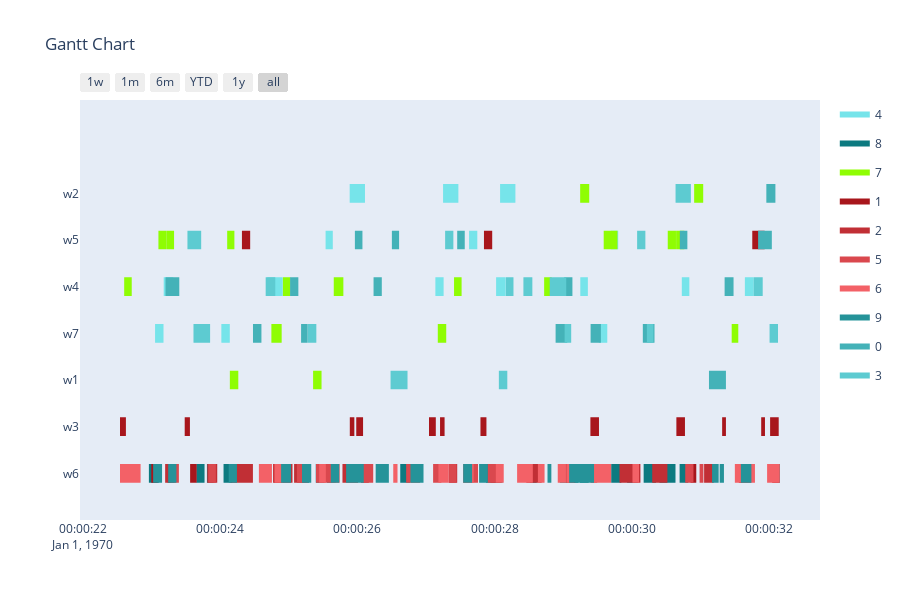

The cell this chart's notebook holds for it:
### Code cell
max_generations = 10000
population_size = 10
offspring_amount = 20
earliest_time_slot = 0
last_time_slot = 50000

optimizer = BaseGA(env)
optimizer.set_minimize()
optimizer.configure('makespan', 'twopointcrossover', 'roulettewheel', 'randomize')
# set all delivery dates to last time slot
for order in orders:
    order[1] = last_time_slot
result, best_fitness_history, average_fitness_history, best_generation_history, feasible_gen = optimizer.optimize(orders, max_generations, earliest_time_slot, last_time_slot, population_size, offspring_amount, verbose=True)
workstation_assignments = reformat_result(result, orders, env)
visualize(workstation_assignments, best_fitness_history, average_fitness_history, best_generation_history, feasible_gen)

### Figure 1 — Plotly figure (JSON) as saved in the notebook; plotly's stock layout.template omitted (floating-point values rounded to 4 significant figures; data arrays with more than 128 entries replaced by an {"elided": "..."} marker saying what was removed)
{"data": [{"fill": "toself", "fillcolor": "rgb(118, 228, 234)", "hoverinfo": "name", "legendgroup": "rgb(118, 228, 234)", "mode": "none", "name": "4", "type": "scatter", "x": [27248, 27471, 27471, 27248, 27248, 28079, 28302, 28302, 28079, 28079, 25887, 26110, 26110, 25887, 25887, 25536, 25641, 25641, 25536, 25536, 29695, 29800, 29800, 29695, 29695, 27627, 27747, 27747, 27627, 27627, 30727, 30837, 30837, 30727, 30727, 24781, 24911, 24911, 24781, 24781, 27136, 27256, 27256, 27136, 27136, 29248, 29358, 29358, 29248, 29248, 24685, 24795, 24795, 24685, 24685, 24698, 24828, 24828, 24698, 24698, 31646, 31776, 31776, 31646, 31646, 23177, 23317, 23317, 23177, 23177, 28021, 28161, 28161, 28021, 28021, 24017, 24140, 24140, 24017, 24017, 29518, 29641, 29641, 29518, 29518, 23051, 23174, 23174, 23051], "y": [5.8, 5.8, 6.2, 6.2, null, 5.8, 5.8, 6.2, 6.2, null, 5.8, 5.8, 6.2, 6.2, null, 4.8, 4.8, 5.2, 5.2, null, 4.8, 4.8, 5.2, 5.2, null, 4.8, 4.8, 5.2, 5.2, null, 3.8, 3.8, 4.2, 4.2, null, 3.8, 3.8, 4.2, 4.2, null, 3.8, 3.8, 4.2, 4.2, null, 3.8, 3.8, 4.2, 4.2, null, 3.8, 3.8, 4.2, 4.2, null, 3.8, 3.8, 4.2, 4.2, null, 3.8, 3.8, 4.2, 4.2, null, 3.8, 3.8, 4.2, 4.2, null, 3.8, 3.8, 4.2, 4.2, null, 2.8, 2.8, 3.2, 3.2, null, 2.8, 2.8, 3.2, 3.2, null, 2.8, 2.8, 3.2, 3.2]}, {"fill": "toself", "fillcolor": "rgb(12, 122, 128)", "hoverinfo": "name", "legendgroup": "rgb(12, 122, 128)", "mode": "none", "name": "8", "type": "scatter", "x": {"elided": "134 int values"}, "y": {"elided": "134 float values"}}, {"fill": "toself", "fillcolor": "rgb(143, 253, 3)", "hoverinfo": "name", "legendgroup": "rgb(143, 253, 3)", "mode": "none", "name": "7", "type": "scatter", "x": [30907, 31039, 31039, 30907, 30907, 29246, 29378, 29378, 29246, 29246, 23223, 23328, 23328, 23223, 23223, 30522, 30642, 30642, 30522, 30522, 30644, 30764, 30764, 30644, 30644, 23100, 23220, 23220, 23100, 23100, 29589, 29789, 29789, 29589, 29589, 24102, 24207, 24207, 24102, 24102, 22601, 22711, 22711, 22601, 22601, 24914, 25024, 25024, 24914, 24914, 25655, 25795, 25795, 25655, 25655, 27408, 27518, 27518, 27408, 27408, 28721, 28831, 28831, 28721, 28721, 31454, 31550, 31550, 31454, 31454, 27171, 27294, 27294, 27171, 27171, 24746, 24896, 24896, 24746, 24746, 25354, 25477, 25477, 25354, 25354, 24141, 24264, 24264, 24141], "y": [5.8, 5.8, 6.2, 6.2, null, 5.8, 5.8, 6.2, 6.2, null, 4.8, 4.8, 5.2, 5.2, null, 4.8, 4.8, 5.2, 5.2, null, 4.8, 4.8, 5.2, 5.2, null, 4.8, 4.8, 5.2, 5.2, null, 4.8, 4.8, 5.2, 5.2, null, 4.8, 4.8, 5.2, 5.2, null, 3.8, 3.8, 4.2, 4.2, null, 3.8, 3.8, 4.2, 4.2, null, 3.8, 3.8, 4.2, 4.2, null, 3.8, 3.8, 4.2, 4.2, null, 3.8, 3.8, 4.2, 4.2, null, 2.8, 2.8, 3.2, 3.2, null, 2.8, 2.8, 3.2, 3.2, null, 2.8, 2.8, 3.2, 3.2, null, 1.8, 1.8, 2.2, 2.2, null, 1.8, 1.8, 2.2, 2.2]}, {"fill": "toself", "fillcolor": "rgb(168, 22, 28)", "hoverinfo": "name", "legendgroup": "rgb(168, 22, 28)", "mode": "none", "name": "1", "type": "scatter", "x": [31754, 31934, 31934, 31754, 31754, 24317, 24437, 24437, 24317, 24317, 27844, 27964, 27964, 27844, 27844, 31884, 31939, 31939, 31884, 31884, 31315, 31370, 31370, 31315, 31315, 27204, 27270, 27270, 27204, 27204, 32014, 32139, 32139, 32014, 32014, 29395, 29520, 29520, 29395, 29395, 25889, 25955, 25955, 25889, 25889, 27793, 27880, 27880, 27793, 27793, 30648, 30773, 30773, 30648, 30648, 22540, 22626, 22626, 22540, 22540, 23483, 23559, 23559, 23483, 23483, 27043, 27142, 27142, 27043, 27043, 25983, 26082, 26082, 25983, 25983, 23562, 23657, 23657, 23562, 23562, 29078, 29173, 29173, 29078, 29078, 30854, 30938, 30938, 30854, 30854, 32046, 32139, 32139, 32046, 32046, 31566, 31659, 31659, 31566, 31566, 22996, 23089, 23089, 22996], "y": [4.8, 4.8, 5.2, 5.2, null, 4.8, 4.8, 5.2, 5.2, null, 4.8, 4.8, 5.2, 5.2, null, 0.8, 0.8, 1.2, 1.2, null, 0.8, 0.8, 1.2, 1.2, null, 0.8, 0.8, 1.2, 1.2, null, 0.8, 0.8, 1.2, 1.2, null, 0.8, 0.8, 1.2, 1.2, null, 0.8, 0.8, 1.2, 1.2, null, 0.8, 0.8, 1.2, 1.2, null, 0.8, 0.8, 1.2, 1.2, null, 0.8, 0.8, 1.2, 1.2, null, 0.8, 0.8, 1.2, 1.2, null, 0.8, 0.8, 1.2, 1.2, null, 0.8, 0.8, 1.2, 1.2, null, -0.2, -0.2, 0.2, 0.2, null, -0.2, -0.2, 0.2, 0.2, null, -0.2, -0.2, 0.2, 0.2, null, -0.2, -0.2, 0.2, 0.2, null, -0.2, -0.2, 0.2, 0.2, null, -0.2, -0.2, 0.2, 0.2]}, {"fill": "toself", "fillcolor": "rgb(193, 47, 53)", "hoverinfo": "name", "legendgroup": "rgb(193, 47, 53)", "mode": "none", "name": "2", "type": "scatter", "x": {"elided": "134 int values"}, "y": {"elided": "134 float values"}}, {"fill": "toself", "fillcolor": "rgb(218, 72, 78)", "hoverinfo": "name", "legendgroup": "rgb(218, 72, 78)", "mode": "none", "name": "5", "type": "scatter", "x": [30986, 31042, 31042, 30986, 30986, 26721, 26911, 26911, 26721, 26721, 25498, 25688, 25688, 25498, 25498, 27632, 27757, 27757, 27632, 27632, 25118, 25278, 25278, 25118, 25118, 29037, 29093, 29093, 29037, 29037, 23273, 23398, 23398, 23273, 23273, 23827, 23937, 23937, 23827, 23827, 26077, 26230, 26230, 26077, 26077, 31614, 31701, 31701, 31614, 31614, 27895, 28010, 28010, 27895, 27895, 32046, 32146, 32146, 32046, 32046, 27335, 27445, 27445, 27335, 27335, 27625, 27745, 27745, 27625, 27625, 30777, 30897, 30897, 30777, 30777, 24781, 24901, 24901, 24781, 24781, 24815, 24930, 24930, 24815, 24815, 26733, 26833, 26833, 26733, 26733, 26710, 26840, 26840, 26710, 26710, 27544, 27694, 27694, 27544, 27544, 27103, 27223, 27223, 27103, 27103, 25396, 25556, 25556, 25396, 25396, 29398, 29494, 29494, 29398], "y": [-0.2, -0.2, 0.2, 0.2, null, -0.2, -0.2, 0.2, 0.2, null, -0.2, -0.2, 0.2, 0.2, null, -0.2, -0.2, 0.2, 0.2, null, -0.2, -0.2, 0.2, 0.2, null, -0.2, -0.2, 0.2, 0.2, null, -0.2, -0.2, 0.2, 0.2, null, -0.2, -0.2, 0.2, 0.2, null, -0.2, -0.2, 0.2, 0.2, null, -0.2, -0.2, 0.2, 0.2, null, -0.2, -0.2, 0.2, 0.2, null, -0.2, -0.2, 0.2, 0.2, null, -0.2, -0.2, 0.2, 0.2, null, -0.2, -0.2, 0.2, 0.2, null, -0.2, -0.2, 0.2, 0.2, null, -0.2, -0.2, 0.2, 0.2, null, -0.2, -0.2, 0.2, 0.2, null, -0.2, -0.2, 0.2, 0.2, null, -0.2, -0.2, 0.2, 0.2, null, -0.2, -0.2, 0.2, 0.2, null, -0.2, -0.2, 0.2, 0.2, null, -0.2, -0.2, 0.2, 0.2, null, -0.2, -0.2, 0.2, 0.2]}, {"fill": "toself", "fillcolor": "rgb(243, 97, 103)", "hoverinfo": "name", "legendgroup": "rgb(243, 97, 103)", "mode": "none", "name": "6", "type": "scatter", "x": [28327, 28512, 28512, 28327, 28327, 31731, 31793, 31793, 31731, 31731, 31997, 32150, 32150, 31997, 31997, 22540, 22730, 22730, 22540, 22540, 22655, 22840, 22840, 22655, 22655, 25612, 25742, 25742, 25612, 25612, 29439, 29599, 29599, 29439, 29439, 31500, 31650, 31650, 31500, 31500, 29049, 29164, 29164, 29049, 29049, 26522, 26584, 26584, 26522, 26522, 28012, 28132, 28132, 28012, 28012, 29507, 29697, 29697, 29507, 29507, 24564, 24754, 24754, 24564, 24564, 27180, 27330, 27330, 27180, 27180, 31574, 31759, 31759, 31574, 31574, 25443, 25540, 25540, 25443, 25443, 27540, 27693, 27693, 27540, 27540, 28919, 29039, 29039, 28919, 28919, 30008, 30104, 30104, 30008, 30008, 24797, 24917, 24917, 24797, 24797, 28403, 28556, 28556, 28403, 28403, 31970, 32155, 32155, 31970, 31970, 28630, 28727, 28727, 28630], "y": [-0.2, -0.2, 0.2, 0.2, null, -0.2, -0.2, 0.2, 0.2, null, -0.2, -0.2, 0.2, 0.2, null, -0.2, -0.2, 0.2, 0.2, null, -0.2, -0.2, 0.2, 0.2, null, -0.2, -0.2, 0.2, 0.2, null, -0.2, -0.2, 0.2, 0.2, null, -0.2, -0.2, 0.2, 0.2, null, -0.2, -0.2, 0.2, 0.2, null, -0.2, -0.2, 0.2, 0.2, null, -0.2, -0.2, 0.2, 0.2, null, -0.2, -0.2, 0.2, 0.2, null, -0.2, -0.2, 0.2, 0.2, null, -0.2, -0.2, 0.2, 0.2, null, -0.2, -0.2, 0.2, 0.2, null, -0.2, -0.2, 0.2, 0.2, null, -0.2, -0.2, 0.2, 0.2, null, -0.2, -0.2, 0.2, 0.2, null, -0.2, -0.2, 0.2, 0.2, null, -0.2, -0.2, 0.2, 0.2, null, -0.2, -0.2, 0.2, 0.2, null, -0.2, -0.2, 0.2, 0.2, null, -0.2, -0.2, 0.2, 0.2]}, {"fill": "toself", "fillcolor": "rgb(37, 147, 153)", "hoverinfo": "name", "legendgroup": "rgb(37, 147, 153)", "mode": "none", "name": "9", "type": "scatter", "x": [31168, 31264, 31264, 31168, 31168, 26773, 26963, 26963, 26773, 26773, 23242, 23362, 23362, 23242, 23242, 25835, 26015, 26015, 25835, 25835, 25612, 25735, 25735, 25612, 25612, 23023, 23153, 23153, 23023, 23023, 29085, 29208, 29208, 29085, 29085, 24888, 25008, 25008, 24888, 24888, 29241, 29361, 29361, 29241, 29241, 24124, 24244, 24244, 24124, 24124, 29333, 29448, 29448, 29333, 29333, 24913, 25033, 25033, 24913, 24913, 26266, 26386, 26386, 26266, 26266, 31588, 31741, 31741, 31588, 31588, 29164, 29287, 29287, 29164, 29164, 25977, 26092, 26092, 25977, 25977, 27541, 27671, 27671, 27541, 27541, 28770, 28826, 28826, 28770, 28770, 26278, 26458, 26458, 26278, 26278, 25192, 25307, 25307, 25192, 25192, 27773, 27898, 27898, 27773, 27773, 25204, 25327, 25327, 25204, 25204, 31279, 31341, 31341, 31279], "y": [-0.2, -0.2, 0.2, 0.2, null, -0.2, -0.2, 0.2, 0.2, null, -0.2, -0.2, 0.2, 0.2, null, -0.2, -0.2, 0.2, 0.2, null, -0.2, -0.2, 0.2, 0.2, null, -0.2, -0.2, 0.2, 0.2, null, -0.2, -0.2, 0.2, 0.2, null, -0.2, -0.2, 0.2, 0.2, null, -0.2, -0.2, 0.2, 0.2, null, -0.2, -0.2, 0.2, 0.2, null, -0.2, -0.2, 0.2, 0.2, null, -0.2, -0.2, 0.2, 0.2, null, -0.2, -0.2, 0.2, 0.2, null, -0.2, -0.2, 0.2, 0.2, null, -0.2, -0.2, 0.2, 0.2, null, -0.2, -0.2, 0.2, 0.2, null, -0.2, -0.2, 0.2, 0.2, null, -0.2, -0.2, 0.2, 0.2, null, -0.2, -0.2, 0.2, 0.2, null, -0.2, -0.2, 0.2, 0.2, null, -0.2, -0.2, 0.2, 0.2, null, -0.2, -0.2, 0.2, 0.2, null, -0.2, -0.2, 0.2, 0.2]}, {"fill": "toself", "fillcolor": "rgb(68, 178, 184)", "hoverinfo": "name", "legendgroup": "rgb(68, 178, 184)", "mode": "none", "name": "0", "type": "scatter", "x": [31959, 32091, 32091, 31959, 31959, 25963, 26073, 26073, 25963, 25963, 31839, 32039, 32039, 31839, 31839, 26502, 26607, 26607, 26502, 26502, 27454, 27564, 27564, 27454, 27454, 30698, 30808, 30808, 30698, 30698, 25019, 25139, 25139, 25019, 25019, 26235, 26355, 26355, 26235, 26235, 23203, 23313, 23313, 23203, 23203, 23294, 23404, 23404, 23294, 23294, 29013, 29133, 29133, 29013, 29013, 31351, 31481, 31481, 31351, 31351, 29398, 29548, 29548, 29398, 29398, 25179, 25275, 25275, 25179, 25179, 24478, 24601, 24601, 24478, 24478, 28888, 29058, 29058, 28888, 28888, 30159, 30329, 30329, 30159, 30159, 31123, 31370, 31370, 31123], "y": [5.8, 5.8, 6.2, 6.2, null, 4.8, 4.8, 5.2, 5.2, null, 4.8, 4.8, 5.2, 5.2, null, 4.8, 4.8, 5.2, 5.2, null, 4.8, 4.8, 5.2, 5.2, null, 4.8, 4.8, 5.2, 5.2, null, 3.8, 3.8, 4.2, 4.2, null, 3.8, 3.8, 4.2, 4.2, null, 3.8, 3.8, 4.2, 4.2, null, 3.8, 3.8, 4.2, 4.2, null, 3.8, 3.8, 4.2, 4.2, null, 3.8, 3.8, 4.2, 4.2, null, 2.8, 2.8, 3.2, 3.2, null, 2.8, 2.8, 3.2, 3.2, null, 2.8, 2.8, 3.2, 3.2, null, 2.8, 2.8, 3.2, 3.2, null, 2.8, 2.8, 3.2, 3.2, null, 1.8, 1.8, 2.2, 2.2]}, {"fill": "toself", "fillcolor": "rgb(93, 203, 209)", "hoverinfo": "name", "legendgroup": "rgb(93, 203, 209)", "mode": "none", "name": "3", "type": "scatter", "x": [30636, 30859, 30859, 30636, 30636, 23523, 23723, 23723, 23523, 23523, 27278, 27398, 27398, 27278, 27278, 30076, 30196, 30196, 30076, 30076, 28419, 28549, 28549, 28419, 28419, 31776, 31906, 31906, 31776, 31776, 24663, 24803, 24803, 24663, 24663, 28802, 28932, 28932, 28802, 28802, 28923, 29043, 29043, 28923, 28923, 28164, 28274, 28274, 28164, 28164, 23703, 23853, 23853, 23703, 23703, 32006, 32129, 32129, 32006, 32006, 25278, 25401, 25401, 25278, 25278, 23611, 23781, 23781, 23611, 23611, 29019, 29115, 29115, 29019, 29019, 30218, 30314, 30314, 30218, 30218, 28061, 28184, 28184, 28061, 28061, 26483, 26730, 26730, 26483], "y": [5.8, 5.8, 6.2, 6.2, null, 4.8, 4.8, 5.2, 5.2, null, 4.8, 4.8, 5.2, 5.2, null, 4.8, 4.8, 5.2, 5.2, null, 3.8, 3.8, 4.2, 4.2, null, 3.8, 3.8, 4.2, 4.2, null, 3.8, 3.8, 4.2, 4.2, null, 3.8, 3.8, 4.2, 4.2, null, 3.8, 3.8, 4.2, 4.2, null, 3.8, 3.8, 4.2, 4.2, null, 2.8, 2.8, 3.2, 3.2, null, 2.8, 2.8, 3.2, 3.2, null, 2.8, 2.8, 3.2, 3.2, null, 2.8, 2.8, 3.2, 3.2, null, 2.8, 2.8, 3.2, 3.2, null, 2.8, 2.8, 3.2, 3.2, null, 1.8, 1.8, 2.2, 2.2, null, 1.8, 1.8, 2.2, 2.2]}, {"legendgroup": "rgb(118, 228, 234)", "marker": {"color": "rgb(118, 228, 234)", "opacity": 0, "size": 1}, "mode": "markers", "name": "", "showlegend": false, "text": [null, null, null, null, null, null, null, null, null, null, null, null, null, null, null, null, null, null, null, null, null, null, null, null, null, null, null, null, null, null, null, null, null, null, null, null], "type": "scatter", "x": [27248, 27471, 28079, 28302, 25887, 26110, 25536, 25641, 29695, 29800, 27627, 27747, 30727, 30837, 24781, 24911, 27136, 27256, 29248, 29358, 24685, 24795, 24698, 24828, 31646, 31776, 23177, 23317, 28021, 28161, 24017, 24140, 29518, 29641, 23051, 23174], "y": [6, 6, 6, 6, 6, 6, 5, 5, 5, 5, 5, 5, 4, 4, 4, 4, 4, 4, 4, 4, 4, 4, 4, 4, 4, 4, 4, 4, 4, 4, 3, 3, 3, 3, 3, 3]}, {"legendgroup": "rgb(12, 122, 128)", "marker": {"color": "rgb(12, 122, 128)", "opacity": 0, "size": 1}, "mode": "markers", "name": "", "showlegend": false, "text": [null, null, null, null, null, null, null, null, null, null, null, null, null, null, null, null, null, null, null, null, null, null, null, null, null, null, null, null, null, null, null, null, null, null, null, null, null, null, null, null, null, null, null, null, null, null, null, null, null, null, null, null, null, null], "type": "scatter", "x": [26624, 26712, 25393, 25519, 23652, 23772, 32062, 32158, 22961, 23106, 29074, 29219, 25199, 25294, 24049, 24174, 29243, 29369, 30695, 30820, 29701, 29846, 29945, 30040, 27873, 27993, 30470, 30635, 29698, 29803, 27961, 28115, 31582, 31739, 29930, 30085, 28512, 28612, 25557, 25672, 28950, 29070, 23807, 23902, 30262, 30350, 23233, 23333, 30171, 30281, 26644, 26770, 30401, 30488], "y": [0, 0, 0, 0, 0, 0, 0, 0, 0, 0, 0, 0, 0, 0, 0, 0, 0, 0, 0, 0, 0, 0, 0, 0, 0, 0, 0, 0, 0, 0, 0, 0, 0, 0, 0, 0, 0, 0, 0, 0, 0, 0, 0, 0, 0, 0, 0, 0, 0, 0, 0, 0, 0, 0]}, {"legendgroup": "rgb(143, 253, 3)", "marker": {"color": "rgb(143, 253, 3)", "opacity": 0, "size": 1}, "mode": "markers", "name": "", "showlegend": false, "text": [null, null, null, null, null, null, null, null, null, null, null, null, null, null, null, null, null, null, null, null, null, null, null, null, null, null, null, null, null, null, null, null, null, null, null, null], "type": "scatter", "x": [30907, 31039, 29246, 29378, 23223, 23328, 30522, 30642, 30644, 30764, 23100, 23220, 29589, 29789, 24102, 24207, 22601, 22711, 24914, 25024, 25655, 25795, 27408, 27518, 28721, 28831, 31454, 31550, 27171, 27294, 24746, 24896, 25354, 25477, 24141, 24264], "y": [6, 6, 6, 6, 5, 5, 5, 5, 5, 5, 5, 5, 5, 5, 5, 5, 4, 4, 4, 4, 4, 4, 4, 4, 4, 4, 3, 3, 3, 3, 3, 3, 2, 2, 2, 2]}, {"legendgroup": "rgb(168, 22, 28)", "marker": {"color": "rgb(168, 22, 28)", "opacity": 0, "size": 1}, "mode": "markers", "name": "", "showlegend": false, "text": [null, null, null, null, null, null, null, null, null, null, null, null, null, null, null, null, null, null, null, null, null, null, null, null, null, null, null, null, null, null, null, null, null, null, null, null, null, null, null, null, null, null], "type": "scatter", "x": [31754, 31934, 24317, 24437, 27844, 27964, 31884, 31939, 31315, 31370, 27204, 27270, 32014, 32139, 29395, 29520, 25889, 25955, 27793, 27880, 30648, 30773, 22540, 22626, 23483, 23559, 27043, 27142, 25983, 26082, 23562, 23657, 29078, 29173, 30854, 30938, 32046, 32139, 31566, 31659, 22996, 23089], "y": [5, 5, 5, 5, 5, 5, 1, 1, 1, 1, 1, 1, 1, 1, 1, 1, 1, 1, 1, 1, 1, 1, 1, 1, 1, 1, 1, 1, 1, 1, 0, 0, 0, 0, 0, 0, 0, 0, 0, 0, 0, 0]}, {"legendgroup": "rgb(193, 47, 53)", "marker": {"color": "rgb(193, 47, 53)", "opacity": 0, "size": 1}, "mode": "markers", "name": "", "showlegend": false, "text": [null, null, null, null, null, null, null, null, null, null, null, null, null, null, null, null, null, null, null, null, null, null, null, null, null, null, null, null, null, null, null, null, null, null, null, null, null, null, null, null, null, null, null, null, null, null, null, null, null, null, null, null, null, null], "type": "scatter", "x": [24331, 24451, 24909, 25054, 24153, 24331, 26051, 26166, 24233, 24348, 23198, 23285, 25864, 26009, 28593, 28680, 31557, 31681, 25077, 25245, 23812, 23957, 27329, 27454, 24770, 24858, 28585, 28685, 24323, 24477, 27939, 28099, 30357, 30517, 29819, 29964, 25782, 25882, 28461, 28615, 28545, 28660, 31072, 31192, 31052, 31177, 30296, 30441, 24810, 24970, 24188, 24348, 29914, 30124], "y": [0, 0, 0, 0, 0, 0, 0, 0, 0, 0, 0, 0, 0, 0, 0, 0, 0, 0, 0, 0, 0, 0, 0, 0, 0, 0, 0, 0, 0, 0, 0, 0, 0, 0, 0, 0, 0, 0, 0, 0, 0, 0, 0, 0, 0, 0, 0, 0, 0, 0, 0, 0, 0, 0]}, {"legendgroup": "rgb(218, 72, 78)", "marker": {"color": "rgb(218, 72, 78)", "opacity": 0, "size": 1}, "mode": "markers", "name": "", "showlegend": false, "text": [null, null, null, null, null, null, null, null, null, null, null, null, null, null, null, null, null, null, null, null, null, null, null, null, null, null, null, null, null, null, null, null, null, null, null, null, null, null, null, null, null, null, null, null, null, null], "type": "scatter", "x": [30986, 31042, 26721, 26911, 25498, 25688, 27632, 27757, 25118, 25278, 29037, 29093, 23273, 23398, 23827, 23937, 26077, 26230, 31614, 31701, 27895, 28010, 32046, 32146, 27335, 27445, 27625, 27745, 30777, 30897, 24781, 24901, 24815, 24930, 26733, 26833, 26710, 26840, 27544, 27694, 27103, 27223, 25396, 25556, 29398, 29494], "y": [0, 0, 0, 0, 0, 0, 0, 0, 0, 0, 0, 0, 0, 0, 0, 0, 0, 0, 0, 0, 0, 0, 0, 0, 0, 0, 0, 0, 0, 0, 0, 0, 0, 0, 0, 0, 0, 0, 0, 0, 0, 0, 0, 0, 0, 0]}, {"legendgroup": "rgb(243, 97, 103)", "marker": {"color": "rgb(243, 97, 103)", "opacity": 0, "size": 1}, "mode": "markers", "name": "", "showlegend": false, "text": [null, null, null, null, null, null, null, null, null, null, null, null, null, null, null, null, null, null, null, null, null, null, null, null, null, null, null, null, null, null, null, null, null, null, null, null, null, null, null, null, null, null, null, null, null, null], "type": "scatter", "x": [28327, 28512, 31731, 31793, 31997, 32150, 22540, 22730, 22655, 22840, 25612, 25742, 29439, 29599, 31500, 31650, 29049, 29164, 26522, 26584, 28012, 28132, 29507, 29697, 24564, 24754, 27180, 27330, 31574, 31759, 25443, 25540, 27540, 27693, 28919, 29039, 30008, 30104, 24797, 24917, 28403, 28556, 31970, 32155, 28630, 28727], "y": [0, 0, 0, 0, 0, 0, 0, 0, 0, 0, 0, 0, 0, 0, 0, 0, 0, 0, 0, 0, 0, 0, 0, 0, 0, 0, 0, 0, 0, 0, 0, 0, 0, 0, 0, 0, 0, 0, 0, 0, 0, 0, 0, 0, 0, 0]}, {"legendgroup": "rgb(37, 147, 153)", "marker": {"color": "rgb(37, 147, 153)", "opacity": 0, "size": 1}, "mode": "markers", "name": "", "showlegend": false, "text": [null, null, null, null, null, null, null, null, null, null, null, null, null, null, null, null, null, null, null, null, null, null, null, null, null, null, null, null, null, null, null, null, null, null, null, null, null, null, null, null, null, null, null, null, null, null], "type": "scatter", "x": [31168, 31264, 26773, 26963, 23242, 23362, 25835, 26015, 25612, 25735, 23023, 23153, 29085, 29208, 24888, 25008, 29241, 29361, 24124, 24244, 29333, 29448, 24913, 25033, 26266, 26386, 31588, 31741, 29164, 29287, 25977, 26092, 27541, 27671, 28770, 28826, 26278, 26458, 25192, 25307, 27773, 27898, 25204, 25327, 31279, 31341], "y": [0, 0, 0, 0, 0, 0, 0, 0, 0, 0, 0, 0, 0, 0, 0, 0, 0, 0, 0, 0, 0, 0, 0, 0, 0, 0, 0, 0, 0, 0, 0, 0, 0, 0, 0, 0, 0, 0, 0, 0, 0, 0, 0, 0, 0, 0]}, {"legendgroup": "rgb(68, 178, 184)", "marker": {"color": "rgb(68, 178, 184)", "opacity": 0, "size": 1}, "mode": "markers", "name": "", "showlegend": false, "text": [null, null, null, null, null, null, null, null, null, null, null, null, null, null, null, null, null, null, null, null, null, null, null, null, null, null, null, null, null, null, null, null, null, null, null, null], "type": "scatter", "x": [31959, 32091, 25963, 26073, 31839, 32039, 26502, 26607, 27454, 27564, 30698, 30808, 25019, 25139, 26235, 26355, 23203, 23313, 23294, 23404, 29013, 29133, 31351, 31481, 29398, 29548, 25179, 25275, 24478, 24601, 28888, 29058, 30159, 30329, 31123, 31370], "y": [6, 6, 5, 5, 5, 5, 5, 5, 5, 5, 5, 5, 4, 4, 4, 4, 4, 4, 4, 4, 4, 4, 4, 4, 3, 3, 3, 3, 3, 3, 3, 3, 3, 3, 2, 2]}, {"legendgroup": "rgb(93, 203, 209)", "marker": {"color": "rgb(93, 203, 209)", "opacity": 0, "size": 1}, "mode": "markers", "name": "", "showlegend": false, "text": [null, null, null, null, null, null, null, null, null, null, null, null, null, null, null, null, null, null, null, null, null, null, null, null, null, null, null, null, null, null, null, null, null, null, null, null], "type": "scatter", "x": [30636, 30859, 23523, 23723, 27278, 27398, 30076, 30196, 28419, 28549, 31776, 31906, 24663, 24803, 28802, 28932, 28923, 29043, 28164, 28274, 23703, 23853, 32006, 32129, 25278, 25401, 23611, 23781, 29019, 29115, 30218, 30314, 28061, 28184, 26483, 26730], "y": [6, 6, 5, 5, 5, 5, 5, 5, 4, 4, 4, 4, 4, 4, 4, 4, 4, 4, 4, 4, 3, 3, 3, 3, 3, 3, 3, 3, 3, 3, 3, 3, 2, 2, 2, 2]}], "layout": {"height": 600, "hovermode": "closest", "showlegend": true, "title": {"text": "Gantt Chart"}, "xaxis": {"rangeselector": {"buttons": [{"count": 7, "label": "1w", "step": "day", "stepmode": "backward"}, {"count": 1, "label": "1m", "step": "month", "stepmode": "backward"}, {"count": 6, "label": "6m", "step": "month", "stepmode": "backward"}, {"count": 1, "label": "YTD", "step": "year", "stepmode": "todate"}, {"count": 1, "label": "1y", "step": "year", "stepmode": "backward"}, {"step": "all"}]}, "showgrid": false, "type": "date", "zeroline": false}, "yaxis": {"autorange": false, "range": [-1, 8], "showgrid": false, "ticktext": ["w6", "w3", "w1", "w7", "w4", "w5", "w2"], "tickvals": [0, 1, 2, 3, 4, 5, 6], "zeroline": false}}}
